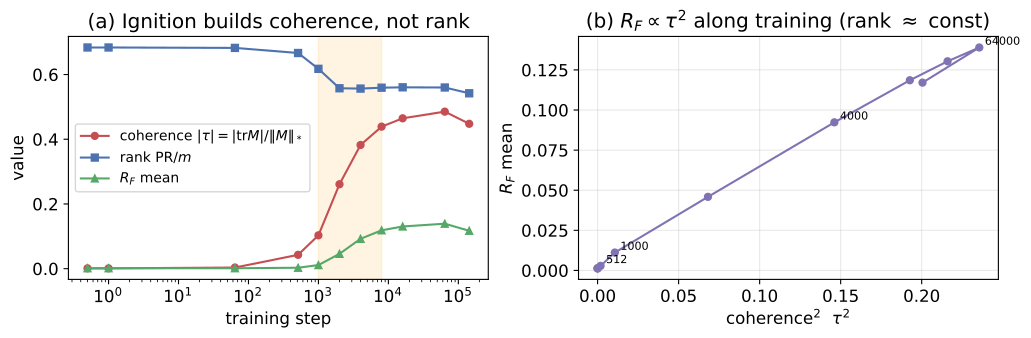

Reproduce this figure in Python.
"""Figure: R_F ignition is coherence-building, not rank-change (Pythia-160m)."""
import os, json
import numpy as np
import matplotlib
matplotlib.use('Agg')
import matplotlib.pyplot as plt

HERE = os.path.dirname(__file__)
d = json.load(open(os.path.join(HERE, 'exp_nonnormality_training.json')))
steps = sorted(int(k) for k in d)
tau = [d[str(s)]['mean_abs_tau'] for s in steps]
pr = [d[str(s)]['mean_PR_over_m'] for s in steps]
rfm = [d[str(s)]['rf_mean'] for s in steps]
x = [max(s, 0.5) for s in steps]

plt.rcParams.update({'font.size': 12})
fig, ax = plt.subplots(1, 2, figsize=(10.5, 3.6))

# (a) coherence builds, rank flat
ax[0].plot(x, tau, 'o-', color='#C44E52', ms=5, label=r'coherence $|\tau|=|\mathrm{tr}M|/\|M\|_*$')
ax[0].plot(x, pr, 's-', color='#4C72B0', ms=5, label=r'rank $\mathrm{PR}/m$')
ax[0].plot(x, rfm, '^-', color='#55A868', ms=5, label=r'$R_F$ mean')
ax[0].axvspan(1000, 8000, color='orange', alpha=0.12)
ax[0].set_xscale('log'); ax[0].set_xlabel('training step'); ax[0].set_ylabel('value')
ax[0].set_title('(a) Ignition builds coherence, not rank')
ax[0].legend(fontsize=10, loc='center left')

# (b) R_F vs tau^2 over training (R_F = PR * tau^2 / m, PR~const)
tau2 = np.array(tau) ** 2
ax[1].plot(tau2, rfm, 'o-', color='#8172B3', ms=5)
for i, s in enumerate(steps):
    if s in (512, 1000, 4000, 64000):
        ax[1].annotate(f'{s}', (tau2[i], rfm[i]), fontsize=8,
                       textcoords='offset points', xytext=(4, 2))
ax[1].set_xlabel(r'coherence$^2$  $\tau^2$')
ax[1].set_ylabel(r'$R_F$ mean')
ax[1].set_title(r'(b) $R_F\propto\tau^2$ along training (rank $\approx$ const)')
ax[1].grid(alpha=0.3)

plt.tight_layout()
out = os.path.join(HERE, 'fig_nonnormality_training.pdf')
plt.savefig(out, bbox_inches='tight'); plt.savefig(out.replace('.pdf', '.png'), dpi=130, bbox_inches='tight')
print('saved', out)
